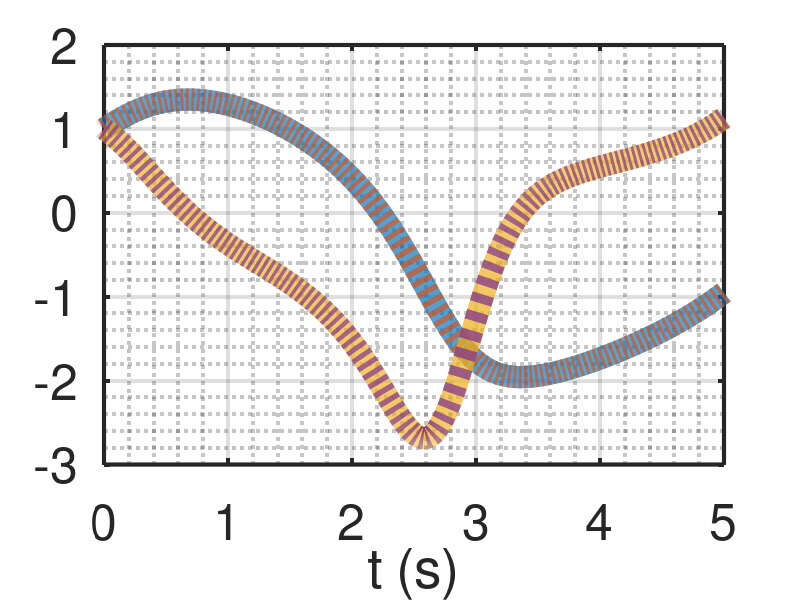
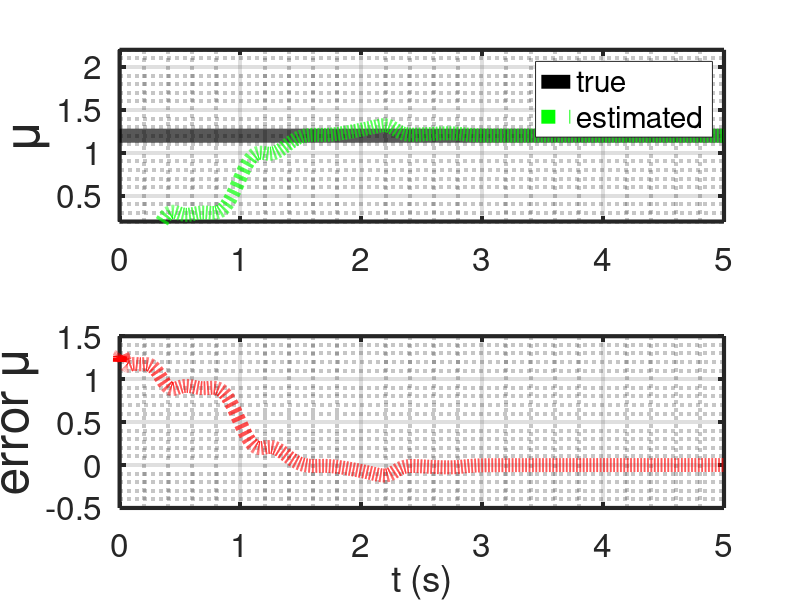
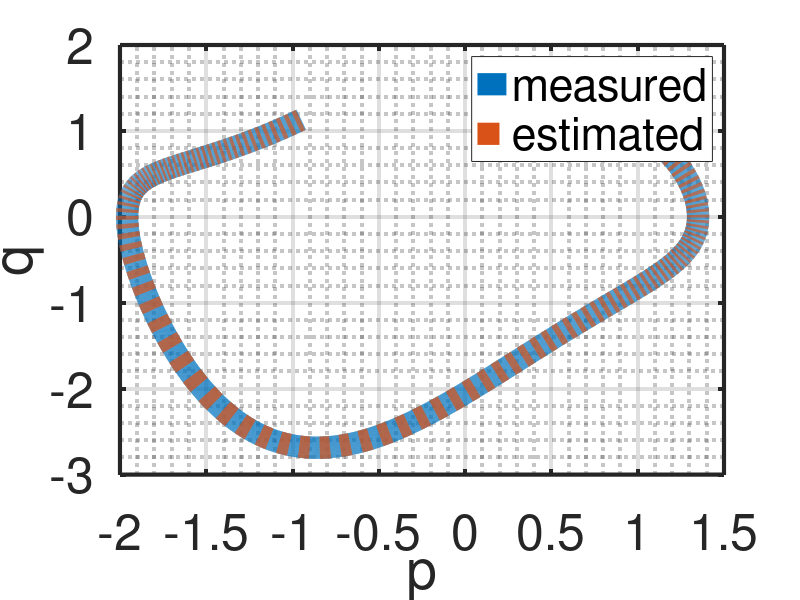

Source code (MATLAB) for these figures, in order:
%% Research code by Agus Hasan
%% Paper: "WyNDA: A Method to Discover Mathematical Models of Dynamical Systems from Data" submitted for MethodsX.

clear;
clc;

%% time horizon
tf  = 5;            % time horizon
dt  = 0.001;        % time step
t   = dt:dt:tf;     % time array

%% number of variables and coefficients
n = 2;              % number of measured state
r = 18;             % number of estimated parameters 

%% noise
R = 0;              % noise covariance

%% state initialization
x        = [1;1];           % actual state initialization
xbar     = x;               % estimated state initialization
y        = x;               % measurement initialization
thetabar = zeros(r,1);      % estimated parameter initialization
 
%% true parameters
mu = 1.2;

%% for plotting
xArray          = [];
xbarArray       = [];
yArray          = [];
thetabarArray   = [];

%% Initialization for estimator

lambdav = 0.995;
lambdat = 0.999;
Rx      = 1*eye(n);
Rt      = 1*eye(n);
Px      = 0.1*eye(n);
Pt      = 0.1*eye(r);
Gamma   = 1*zeros(n,r);

%% simulation
for i=1:(tf/dt)

    xArray         = [xArray x];
    xbarArray      = [xbarArray xbar];    
    yArray         = [yArray y];
    thetabarArray  = [thetabarArray thetabar]; 
    
    x = x+dt*[x(2);mu*(1-x(1)^2)*x(2)-x(1)];
    y = x+dt*R^2*randn(n,1);

    Phi = [y(1) y(2) y(1)^2 y(2)^2 y(1)*y(2) y(1)^3 y(2)^3 y(1)^2*y(2) y(1)*y(2)^2 zeros(9,1)';
           zeros(9,1)' y(1) y(2) y(1)^2 y(2)^2 y(1)*y(2) y(1)^3 y(2)^3 y(1)^2*y(2) y(1)*y(2)^2];
    
    % Estimation using adaptive observer
    Kx = Px*inv(Px+Rx);
    Kt = Pt*Gamma'*inv(Gamma*Pt*Gamma'+Rt);
    Gamma = (eye(n)-Kx)*Gamma;

    xbar = xbar+(Kx+Gamma*Kt)*(y-xbar);
    thetabar = thetabar-Kt*(y-xbar);

    xbar = xbar+Phi*thetabar;
    thetabar = thetabar;

    Px = (1/lambdav)*eye(n)*(eye(n)-Kx)*Px*eye(n);
    Pt = (1/lambdat)*(eye(r)-Kt*Gamma)*Pt;
    Gamma = eye(n)*Gamma-Phi;

end

figure(1)
plot(t,yArray(1,:),'-','LineWidth',16);
hold on;
plot(t,xbarArray(1,:),':','LineWidth',16)
hold on;
plot(t,yArray(2,:),'-','LineWidth',16);
hold on;
plot(t,xbarArray(2,:),':','LineWidth',16)
set(gca,'color','white','LineWidth',3,'FontSize',36)
%legend('true # of prey','estimated # of prey','true # of predator','estimated # of predator')
grid on;
grid minor;
%ylabel('# of population')
xlabel('t (s)')

figure(2)
subplot(2,1,1)
plot(t,mu*ones(1,length(t)),'-k','LineWidth',10);
hold on;
plot(t,thetabarArray(11,:)/dt,':g','LineWidth',10);
set(gca,'color','white','LineWidth',3,'FontSize',24)
legend('true','estimated')
grid on;
grid minor;
ylim([mu-1 mu+1])
ylabel('\mu','FontSize',36)
subplot(2,1,2)
plot(t,mu*ones(1,length(t))-thetabarArray(11,:)/dt,':r','LineWidth',10);
set(gca,'color','white','LineWidth',3,'FontSize',24)
grid on;
grid minor;
ylabel('error \mu','FontSize',36)
xlabel('t (s)')

figure(3)
plot(yArray(1,:),yArray(2,:),'-','LineWidth',16);
hold on;
plot(xbarArray(1,:),xbarArray(2,:),':','LineWidth',16)
set(gca,'color','white','LineWidth',3,'FontSize',36)
legend('measured','estimated')
grid on;
grid minor;
ylabel('q')
xlabel('p')
